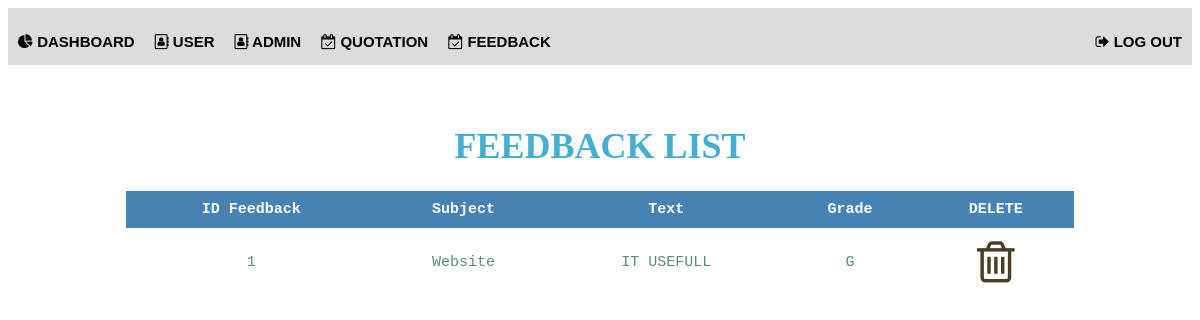
The page /adminFeedback.php on the database its author committed.
### tables this page shows
CREATE TABLE `feedback` (
  `id_Feed` int(11) NOT NULL,
  `name_Feed` varchar(100) NOT NULL,
  `feedback_Feed` varchar(100) NOT NULL,
  `feedback_grade` enum('G','B') NOT NULL,
  `id_Cust` int(11) NOT NULL
);

### adminFeedback.php (the view, shortened to what this page needs)
<!DOCTYPE html>
<html>
<head>
	<link rel="stylesheet" type="text/css" href="css/myStyle.css">
	<link rel="stylesheet" href="https://cdnjs.cloudflare.com/ajax/libs/font-awesome/4.7.0/css/font-awesome.min.css">
</head>
<body >
<div class="navbar">
	<center>
	<ul >
		<h2>
			<b>
				<li><a style="font-size:15px;padding: 5px 10px;"href="report.php"><i class="	fa fa-pie-chart"></i> Dashboard </a></li>
	 			<li><a style="font-size:15px;padding: 5px 10px 15px; " href="adminReadUser.php"><i class="fa fa-address-book-o"></i>    User </a></li>
	 			<li><a style="font-size:15px;padding: 5px 10px 15px ; " href="adminList.php"><i class="fa fa-address-book-o"></i>    Admin </a></li>
	 			<li><a style="font-size:15px; padding: 5px 10px;" href="adminRead.php"><i class="fa fa-calendar-check-o"></i> Quotation </a></li>
	 			<li><a style="font-size:15px; padding: 5px 10px;" href="adminFeedback.php"><i class="fa fa-calendar-check-o"></i> Feedback </a></li>
	 			<li style=" float:right;"><a style=" font-size:15px; padding: 5px 10px; " href="adminlogout.php"><i class="fa fa-sign-out"></i>  Log Out </a></li>
	 		</b>
		</h2>
	</ul>
	</center>
</div>
	<br></br>
		<h1><center>FEEDBACK LIST</center></h1>
		<center>
<table class="mama" >
	<tr>
		<th>ID Feedback</th>
		<th>Subject</th>
		<th>Text</th>
		<th>Grade</th>
		<th>DELETE</th>
	</tr>
<?php
 include ('connect.php');
$sql="SELECT * FROM feedback";
$result=$conn-> query($sql);
if($result->num_rows > 0)
{
	while($row = $result-> fetch_assoc())
	{
		echo"<tr>";
		echo"<td><center>".$row["id_Feed"]. "</center></td>";
		echo"<td><center>".$row["name_Feed"]. "</center></td>";
		echo"<td><center>".$row["feedback_Feed"]. "</center></td>";
		echo"<td><center>".$row["feedback_grade"]."</center></td>";
	?>
	<td align="center"><a href="Admindeletefeedback.php?id=<?php echo $row["id_Feed"]; ?>">
			<span style="color: #493D26;">
		<i class="fa fa-trash-o"style="font-size:48px"></i></span>
	<?php
echo"</tr>";
}
echo "</table>";
}
else{
	echo"0 result";
}
?>
</center>
</body>
</html>

### css/myStyle.css (style rules this page uses)
h1 { color: #46AFD1; font-family: Time News Roman,serif ; text-transform: uppercase; font-size:3vw; }
h2 { color:white; font-family:Georgia,Serif; font-size:2vw; }
a { color:#606060; font-family:verdana, sans-serif ; text-transform: uppercase; font-size:15px; }
ul { list-style-type: none; margin: 0; padding: 0; overflow: hidden; background-color:#DCDCDC; }
li { float: left; }
li a { display: block; color: black; text-align: center; padding: 14px 16px; text-decoration: none; }

### adminFeedback.php (style rules this page uses)
table { border-collapse: collapse; width:80%; color:#588c7e; font-family: monospace; font-size: 15px; text-align: center; }
th { background-color:#4682B4; color:white; }
th,td { padding: 10px; }

### rows shown on the page
feedback: id_Feed "1", name_Feed "Website", feedback_Feed "IT USEFULL", feedback_grade "G"
